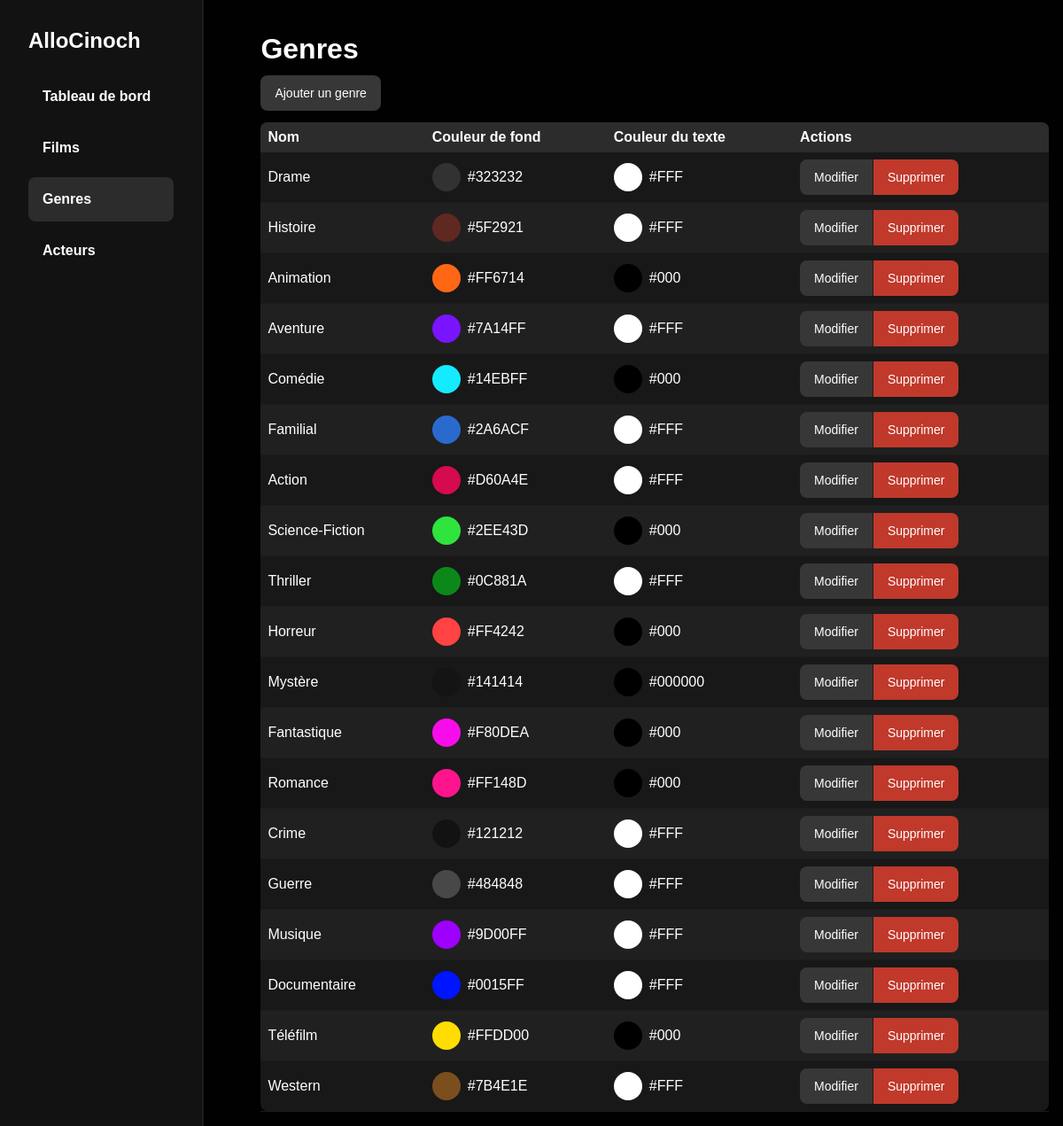
/admin/table2_gestion.php, run on the app's committed database.
### tables this page shows
CREATE TABLE `genres` (
  `id` int(11) NOT NULL,
  `name` varchar(20) NOT NULL,
  `bg_color` varchar(6) NOT NULL,
  `fg_color` varchar(6) DEFAULT 'FFF'
);

### admin/table2_gestion.php (the view, shortened to what this page needs)
<!DOCTYPE html>
<html lang="fr">
<head>
    <link rel="stylesheet" href="/css/admin.css">
</head>
<body>
    <?php
    include 'sidebar.php';
    ?>
    <main>
        <h1>Genres</h1>
        <a class="btn" href="table2_new_form.php">Ajouter un genre</a>
        <table>
            <thead>
                <tr>
                    <th>Nom</th>
                    <th>Couleur de fond</th>
                    <th>Couleur du texte</th>
                    <th>Actions</th>
                </tr>
            </thead>
            <tbody>
                <?php
                require '../lib/db.inc.php';
                $query = $db->query('SELECT * FROM genres');
                $genres = $query->fetchAll();
                foreach ($genres as $genre) {
                ?>
                    <tr>
                        <td><?= $genre['name'] ?></td>
                        <td>
                            <div class="flex">
                                <div class="circle" style="background: #<?= $genre['bg_color'] ?>"></div>#<?= $genre['bg_color'] ?>
                            </div>
                        </td>
                        <td>
                            <div class="flex">
                                <div class="circle" style="background: #<?= $genre['fg_color'] ?>"></div>#<?= $genre['fg_color'] ?>
                            </div>
                        </td>
                        <td>
                            <div class="btn-group">
                                <a class="btn" href="table2_update_form.php?id=<?= $genre['id'] ?>">Modifier</a>
                                <a class="btn red" href="table2_delete.php?id=<?= $genre['id'] ?>">Supprimer</a>
                            </div>
                        </td>
                    </tr>
                <?php
                }
                ?>
            </tbody>
        </table>
    </main>
</body>
</html>

### css/admin.css (style rules this page uses)
* { box-sizing: border-box; }
body { margin: 0; padding: 0; background: #010101; color: white; font-family: "Outfit", sans-serif; overflow-x: hidden; position: relative; display: grid; grid-template-columns: 1fr 4fr; gap: 48px; }
main { max-height: 100vh; overflow-y: auto; padding: 16px; }
table { width: 100%; border-collapse: collapse; margin-top: 24px; border-spacing: 24px; }
table th { background: #2c2c2c; color: white; padding: 8px; text-align: left; }
table th:nth-child(1) { border-radius: 8px 0 0 0; }
table th:nth-last-child(1) { border-radius: 0 8px 0 0; }
table td { padding: 8px; border-bottom: 1px solid #1c1c1c; }
table tr:nth-child(even) { background: #202020; }
table tr:nth-child(odd) { background: #181818; }
table tbody tr:nth-last-child(1) td:nth-child(1) { border-radius: 0 0 0 8px; }
table tbody tr:nth-last-child(1) td:nth-last-child(1) { border-radius: 0 0 8px 0; }
.btn { color: white; text-decoration: none; padding: 12px 16px; background: #373737; transition: ease-in 0.2s; border-radius: 8px; font-size: 14px; font-weight: 500; }
.btn-group { display: flex; }
.btn-group > * { border-right: 1px solid #1c1c1c; }
.btn-group > *:nth-child(1) { border-radius: 8px 0 0 8px; }
.btn-group > *:nth-last-child(1) { border-radius: 0 8px 8px 0; border: none; }
.btn.red { background: #c0392b; }
.flex { display: flex; align-items: center; gap: 8px; }
.circle { width: 32px; height: 32px; border-radius: 50%; }

### data on the page
genres: name "Drame", bg_color "323232", fg_color "FFF"
genres: name "Histoire", bg_color "5F2921", fg_color "FFF"
genres: name "Animation", bg_color "FF6714", fg_color "000"
genres: name "Aventure", bg_color "7A14FF", fg_color "FFF"
genres: name "Comédie", bg_color "14EBFF", fg_color "000"
genres: name "Familial", bg_color "2A6ACF", fg_color "FFF"
genres: name "Action", bg_color "D60A4E", fg_color "FFF"
genres: name "Science-Fiction", bg_color "2EE43D", fg_color "000"
genres: name "Thriller", bg_color "0C881A", fg_color "FFF"
genres: name "Horreur", bg_color "FF4242", fg_color "000"
genres: name "Mystère", bg_color "141414", fg_color "000000"
genres: name "Fantastique", bg_color "F80DEA", fg_color "000"
genres: name "Romance", bg_color "FF148D", fg_color "000"
genres: name "Crime", bg_color "121212", fg_color "FFF"
genres: name "Guerre", bg_color "484848", fg_color "FFF"
genres: name "Musique", bg_color "9D00FF", fg_color "FFF"
genres: name "Documentaire", bg_color "0015FF", fg_color "FFF"
genres: name "Téléfilm", bg_color "FFDD00", fg_color "000"
genres: name "Western", bg_color "7B4E1E", fg_color "FFF"
